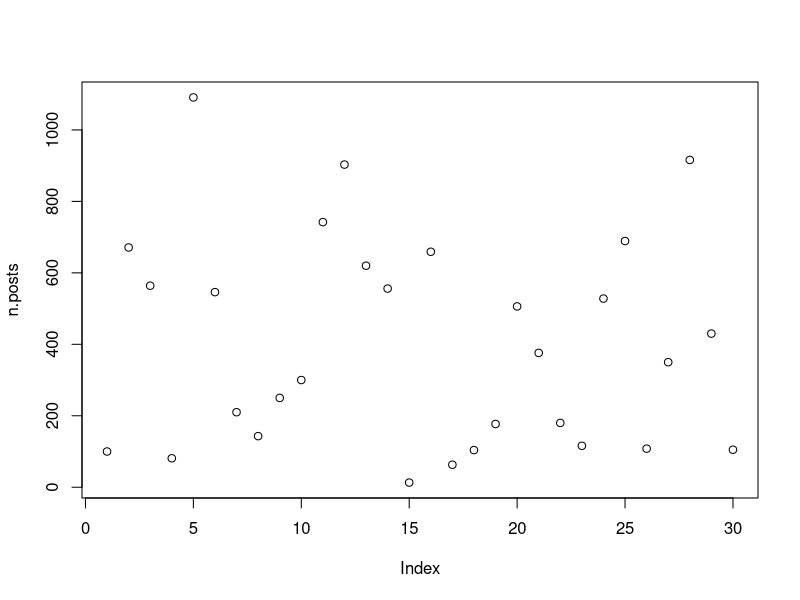
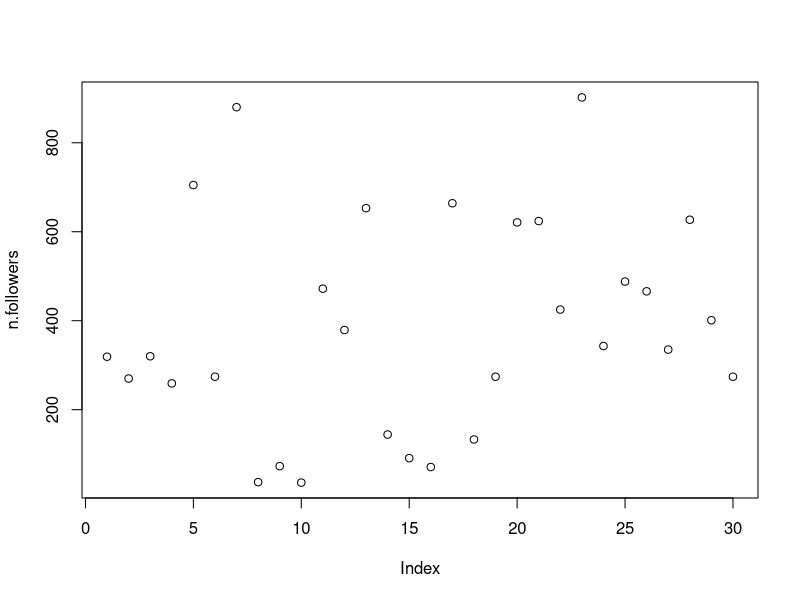
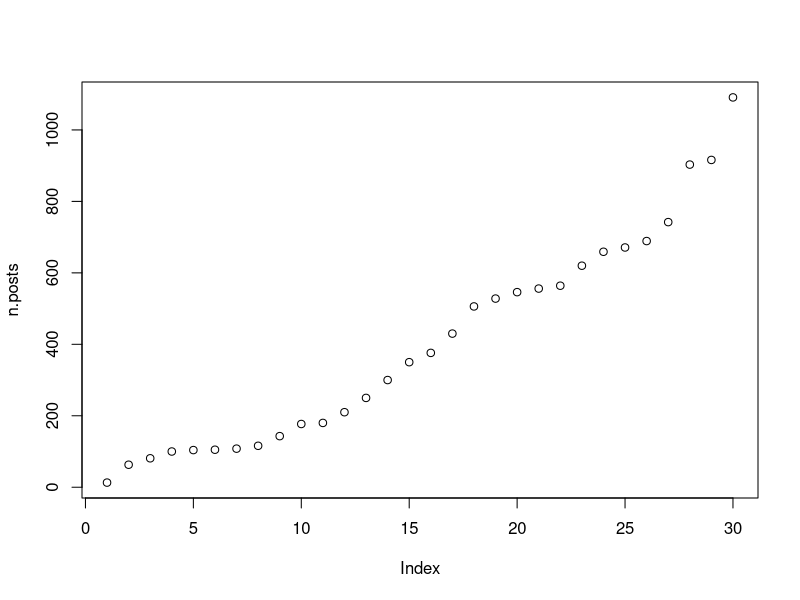
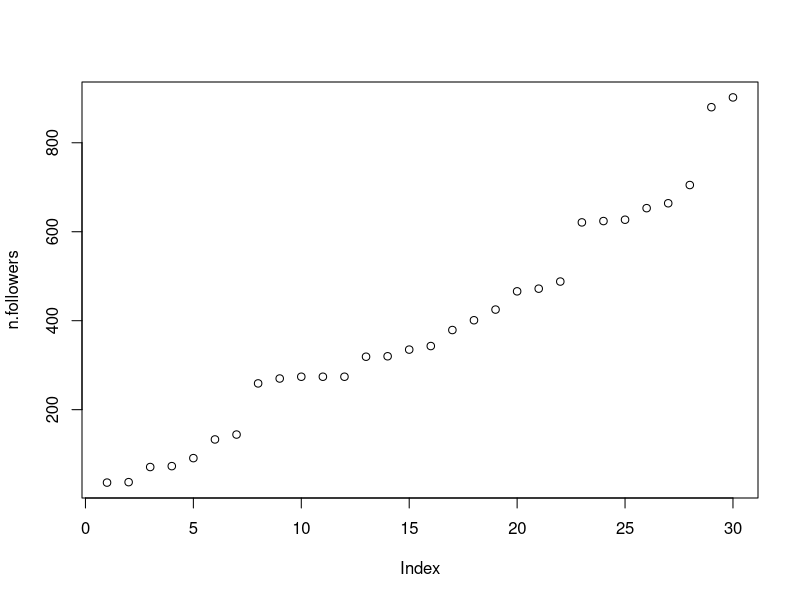
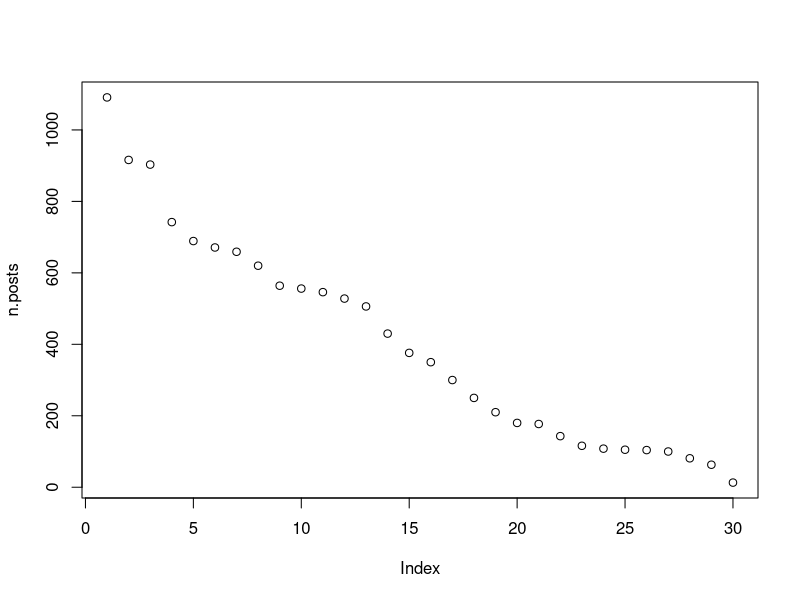
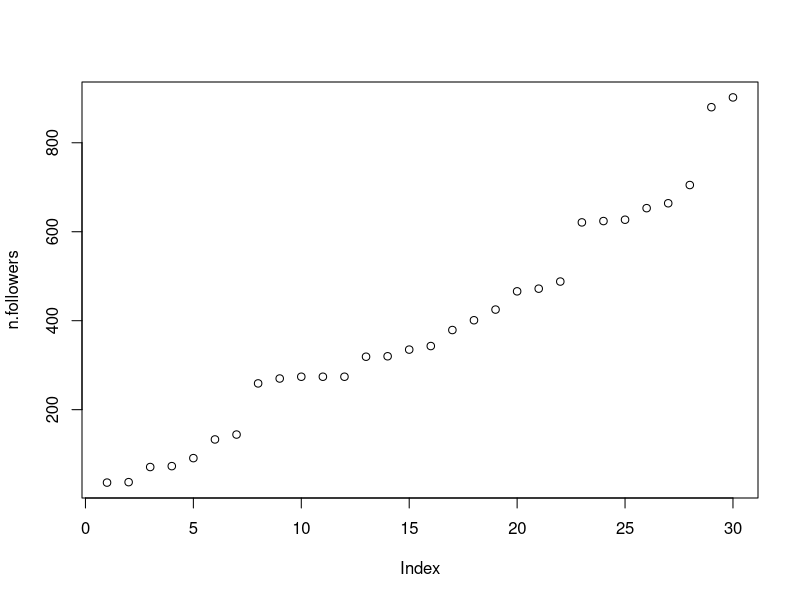

Write the R code that produced these figures, in order.
## ---- chunk 1
knitr::opts_chunk$set(echo = TRUE)
## numbers >= 10^5 will be denoted in scientific notation,
## and rounded to 2 digits
options(scipen = 1, digits = 2)
## ---- chunk 2
set.seed(350)
n.posts <- abs(round(rnorm(n = 30, mean = 350, sd = 350), 0))
set.seed(700)
n.followers <- abs(round(rnorm(n = 30, mean = 350, sd = 350), 0))
cbind(n.posts, n.followers) # show data
## ---- chunk 3
plot(n.posts)
plot(n.followers)
## ---- chunk 4
x <- cor.test(n.posts, n.followers)
## ---- chunk 5
n.posts <- sort(n.posts)
n.followers <- sort(n.followers)
cbind(n.posts, n.followers) # show data
## ---- chunk 6
plot(n.posts) # scatterplots
plot(n.followers)
## ---- chunk 7
x <- cor.test(n.posts, n.followers) # (highly significant)
## ---- chunk 8
n.posts <- sort(n.posts, decreasing = TRUE)
n.followers <- sort(n.followers)
cbind(n.posts, n.followers) # show data
## ---- chunk 9
plot(n.posts) # scatterplots
plot(n.followers)
## ---- chunk 10
x <- cor.test(n.posts, n.followers) # (highly significant)
## ---- chunk 11
lm.ig <- lm(n.followers ~ n.posts)
summary(lm.ig)
